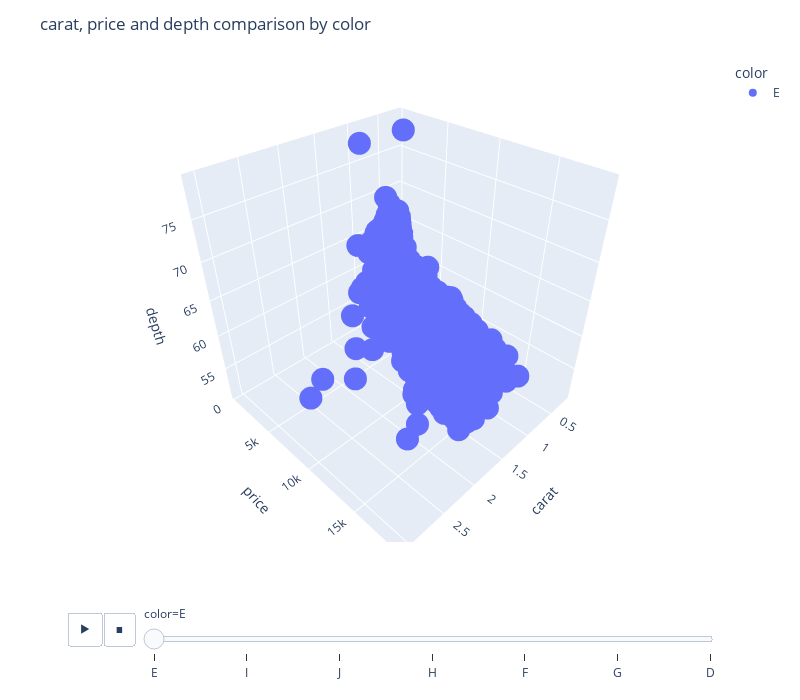

Notebook source saved alongside this figure:
### Code cell
# scatter plot on animation -> https://youtu.be/MqppsRq3EJQ?si=7lnZ4-OciPB7Qd-Q&t=14857

# so basically it give us data points of specific category on specific frame
fig1 = px.scatter_3d(
    diamonds,
    x='carat',
    y='price',
    z='depth',
    animation_frame='color',
    color='color'
) 

fig1.update_layout(
    height=700,
    width=800,
    title=('carat, price and depth comparison by color')
)
fig1.show()

### Figure 1 — Plotly figure (JSON) as saved in the notebook; plotly's stock layout.template omitted (floating-point values rounded to 4 significant figures; data arrays with more than 128 entries replaced by an {"elided": "..."} marker saying what was removed)
{"data": [{"hovertemplate": "color=E<br>carat=%{x}<br>price=%{y}<br>depth=%{z}<extra></extra>", "legendgroup": "E", "marker": {"color": "#636efa", "symbol": "circle"}, "mode": "markers", "name": "E", "scene": "scene", "showlegend": true, "type": "scatter3d", "x": {"elided": "9797 float values"}, "y": {"elided": "9797 int values"}, "z": {"elided": "9797 float values"}}], "layout": {"height": 700, "legend": {"title": {"text": "color"}, "tracegroupgap": 0}, "margin": {"t": 60}, "scene": {"domain": {"x": [0, 1], "y": [0, 1]}, "xaxis": {"title": {"text": "carat"}}, "yaxis": {"title": {"text": "price"}}, "zaxis": {"title": {"text": "depth"}}}, "sliders": [{"active": 0, "currentvalue": {"prefix": "color="}, "len": 0.9, "pad": {"b": 10, "t": 60}, "steps": [{"args": [["E"], {"frame": {"duration": 0, "redraw": true}, "fromcurrent": true, "mode": "immediate", "transition": {"duration": 0, "easing": "linear"}}], "label": "E", "method": "animate"}, {"args": [["I"], {"frame": {"duration": 0, "redraw": true}, "fromcurrent": true, "mode": "immediate", "transition": {"duration": 0, "easing": "linear"}}], "label": "I", "method": "animate"}, {"args": [["J"], {"frame": {"duration": 0, "redraw": true}, "fromcurrent": true, "mode": "immediate", "transition": {"duration": 0, "easing": "linear"}}], "label": "J", "method": "animate"}, {"args": [["H"], {"frame": {"duration": 0, "redraw": true}, "fromcurrent": true, "mode": "immediate", "transition": {"duration": 0, "easing": "linear"}}], "label": "H", "method": "animate"}, {"args": [["F"], {"frame": {"duration": 0, "redraw": true}, "fromcurrent": true, "mode": "immediate", "transition": {"duration": 0, "easing": "linear"}}], "label": "F", "method": "animate"}, {"args": [["G"], {"frame": {"duration": 0, "redraw": true}, "fromcurrent": true, "mode": "immediate", "transition": {"duration": 0, "easing": "linear"}}], "label": "G", "method": "animate"}, {"args": [["D"], {"frame": {"duration": 0, "redraw": true}, "fromcurrent": true, "mode": "immediate", "transition": {"duration": 0, "easing": "linear"}}], "label": "D", "method": "animate"}], "x": 0.1, "xanchor": "left", "y": 0, "yanchor": "top"}], "title": {"text": "carat, price and depth comparison by color"}, "updatemenus": [{"buttons": [{"args": [null, {"frame": {"duration": 500, "redraw": true}, "fromcurrent": true, "mode": "immediate", "transition": {"duration": 500, "easing": "linear"}}], "label": "&#9654;", "method": "animate"}, {"args": [[null], {"frame": {"duration": 0, "redraw": true}, "fromcurrent": true, "mode": "immediate", "transition": {"duration": 0, "easing": "linear"}}], "label": "&#9724;", "method": "animate"}], "direction": "left", "pad": {"r": 10, "t": 70}, "showactive": false, "type": "buttons", "x": 0.1, "xanchor": "right", "y": 0, "yanchor": "top"}], "width": 800}}
